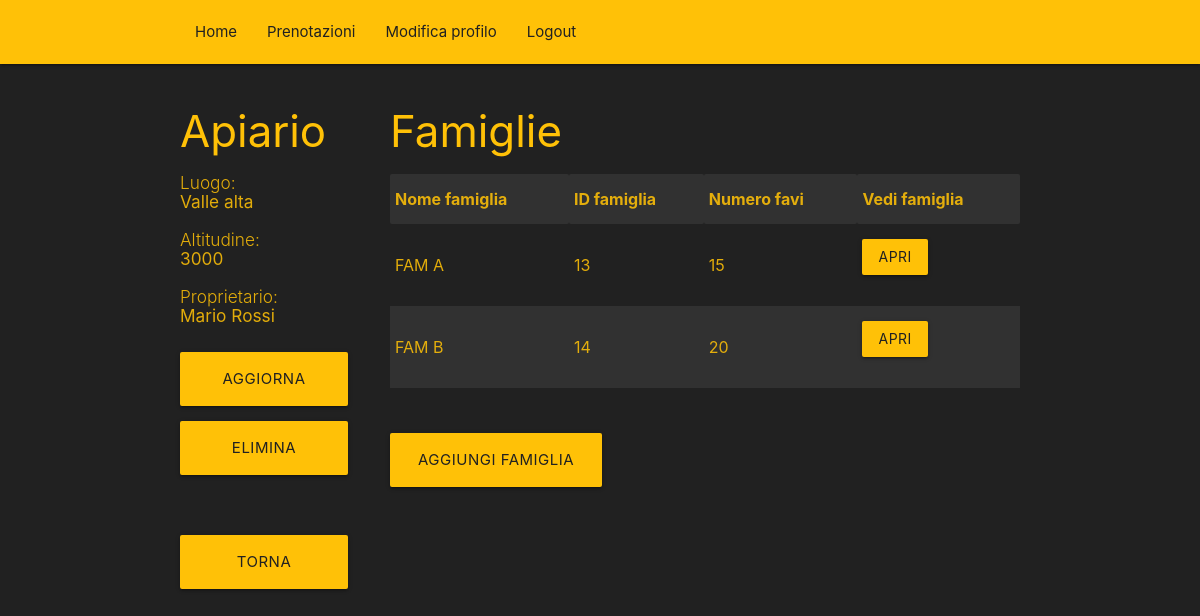
Page /site/vedere_apiario.php?id_apiario=9 on the committed database.
### tables this page shows
CREATE TABLE `apiari` (
  `id_apiario` int(10) NOT NULL,
  `id_venditore` int(10) NOT NULL,
  `luogo` varchar(30) DEFAULT NULL,
  `altitudine` int(10) DEFAULT NULL
);

CREATE TABLE `users` (
  `id_user` int(11) NOT NULL,
  `user` text NOT NULL,
  `password` text NOT NULL,
  `nome` text NOT NULL,
  `cognome` text NOT NULL,
  `data_nascita` date NOT NULL DEFAULT '0000-00-00',
  `residenza` text NOT NULL,
  `num_tel` varchar(30) NOT NULL DEFAULT ''
);

CREATE TABLE `famiglie` (
  `id_famiglia` int(10) NOT NULL,
  `id_apiario` int(10) NOT NULL,
  `nome` varchar(30) DEFAULT NULL,
  `numero_favi` int(10) DEFAULT NULL
);

### site/vedere_apiario.php (the view, shortened to what this page needs)
<?php
	$id_apiario = $_REQUEST['id_apiario'];
?>
<html>
	<head>
		<link type="text/css" rel="stylesheet" href="css/materialize.css"  media="screen,projection"/>
	</head>
	<body>
		<header>
			<?php
				include 'menu.php';
			?>
		</header>
		<main>
			<div class="section no-pad-bot" id="index-banner">
				<div class="container">
					<?php
						$nomeDB ="localhost";
						$user = "beekeeperunibg";
						$psw = "";
						$database = "my_beekeeperunibg";
						$con = mysqli_connect($nomeDB,$user,$psw,$database);
						if(!$con)
							die ("Errore di connessione");
						else
						{
							$sql = "SELECT luogo, altitudine, nome, cognome FROM apiari INNER JOIN users ON id_venditore = id_user WHERE id_apiario='$id_apiario'";
							$query = mysqli_query($con, $sql);
							$apiario=mysqli_fetch_assoc($query);
							echo "<div style='float:left; width:20%;'>";
							echo "<h3 class='header orange-text'>Apiario</h1>";
							echo "<h6 class='header col s12 light'>Luogo: <br><b>" . $apiario['luogo'] . "</b><br><br>
							Altitudine: <br><b>" . $apiario['altitudine'] . "</b><br><br>
							Proprietario: <br><b>" . $apiario['nome'] . " " . $apiario['cognome'] . "</b><br><br></h6>";
							echo '
								<form method="get" action = "apiario_mod.php">
									<input type="hidden" name="id_apiario" value="'. $id_apiario .'">
									<button class="btn-large waves-effect waves-light orange" type="submit" name="action">Aggiorna dati apiario</button>
								</form>
								<form method="get" action = "del_apiario.php">
									<input type="hidden" name="id_apiario" value="'. $id_apiario .'">
									<button class="btn-large waves-effect waves-light orange" type="submit" name="action">Elimina apiario</button>
								</form>';
							echo "<br><br><a href='/site/vedi_apiario.php' id='download-button' class='btn-large waves-effect waves-light orange'>Torna indietro</a><br><br><br>";
							echo "</div>";
							echo "<div style='float:right; width:75%;'>";
							echo "<h3 class='header orange-text'>Famiglie</h1>";
							$sql4 = "SELECT nome, id_famiglia, numero_favi FROM famiglie WHERE famiglie.id_apiario='$id_apiario'";
							$query4=mysqli_query($con, $sql4);
							echo "<table border='1' class='striped'>";
							echo "<tr>";
								echo "<th>Nome famiglia</th>";
								echo "<th>ID famiglia</th>";
								echo "<th>Numero favi</th>";
								echo "<th>Vedi famiglia</th>";
							echo "</tr>";
							while ($row4 = mysqli_fetch_assoc($query4))
							{
								echo "<tr>";
									echo "<td>".$row4['nome']."</td>";
									echo "<td>".$row4['id_famiglia']."</td>";
									echo "<td>".$row4['numero_favi']."</td>";
									echo "<td>
											<form action='vedere_famiglia.php' method='get'>
												<input type='hidden' name='id_apiario' value='".$id_apiario."'>
												<input type='hidden' name='id_famiglia' value='".$row4['id_famiglia']."'>
												<button class='btn waves-effect waves-light' type='submit' name='action'>Apri</button>
											</form>
										</td>";
								echo "</tr>";
							}
							echo '</table>';
						}
					?>
					<br><br>
					<form method="get" action = "new_famiglia.php">
						<button class="btn-large waves-effect waves-light orange" type="submit" name="action">Aggiungi famiglia</button>
					</form>
				</div>
			</div>
		</main>
	</body>
</html>

### rows in the picture
apiari: luogo "Valle alta", altitudine "3000", users.nome "Mario", users.cognome "Rossi"
famiglie: nome "FAM A", id_famiglia "13", numero_favi "15"
famiglie: nome "FAM B", id_famiglia "14", numero_favi "20"
